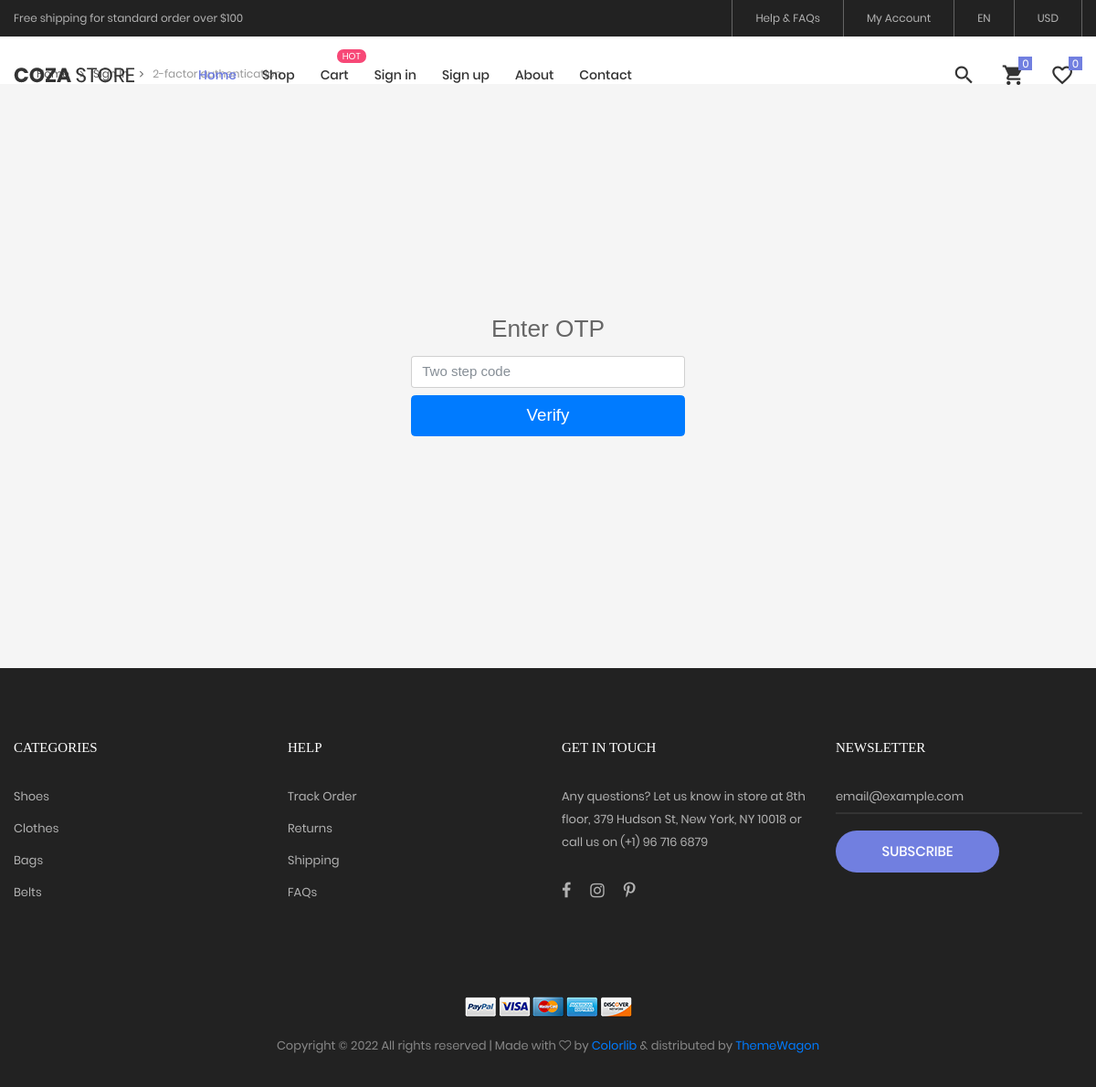
Page /account/otp-verification/ on the committed database.
### store/models.py (models this page shows, shortened)
class Category(MPTTModel):
    name = models.CharField(max_length=100, verbose_name=_("category name"), help_text=_("format: required max-100"),)
    slug = models.SlugField(max_length=150, verbose_name=_("category safe url"), help_text=_("format: required letters, numbers, underscore or hyphen"))
    is_active = models.BooleanField(default=True)
    parent = TreeForeignKey("self", on_delete=models.PROTECT, null=True, blank=True, verbose_name=_("parent of category"), help_text=_("format: not required"))
    class MPTTMeta:
        order_insertion_by = ["name"]
    class Meta:
        verbose_name = _("product category")
        verbose_name_plural = _("product categories")

### account/views.py (the view, shortened to what this page needs)
# urls.py: path("otp-verification/", views.two_factor_auth, name="tf_verification"),
def two_factor_auth(request):
  form = TwoStepForm()
  return render(request, "account/tf_auth.html", {"form": form})

### account/forms.py
class TwoStepForm(forms.ModelForm):
  two_step_code = forms.CharField(max_length=6, required=True, widget=forms.TextInput(attrs={
      "class": "form-control",
      "placeholder": "Code..."
  }))
  class Meta:
    model = UserToken
    fields = ("two_step_code",)

### cart/context_processors.py (called while the page is built)
def cart(request):
  try:
    cart = Cart.objects.prefetch_related(
      "items__product__media",
      "items__attributes__attribute_value").filter(user=request.user).get()
  except:
    cart = None
  return {
    "cart": cart,
  }

### cart/request.py (called while the page is built)
def RequestMiddleware(get_response):
    def middleware(request):
        models.exposed_request = request
        response = get_response(request)
        return response
    return middleware

### store/context_processors.py (called while the page is built)
def store(request):
  return {
    "categories": Category.objects.prefetch_related("parent").all(),
  }

### account/templates/account/tf_auth.html (shortened to what this page needs)
{% extends "base.html" %}
{% load static %}
{% load widget_tweaks %}
{% block style %}
  <link href="{% static "signin.css" %}" rel="stylesheet" />
{% endblock %}
{% block content %}
	<div class="container">
		<div class="bread-crumb flex-w p-l-25 p-r-15 p-t-30 p-lr-0-lg">
			<a href="{% url "store:home" %}" class="stext-109 cl8 hov-cl1 trans-04">
			</a>
			<a href="{% url "account:login" %}" class="stext-109 cl8 hov-cl1 trans-04">
				<i class="fa fa-angle-right m-l-9 m-r-10" aria-hidden="true"></i>
			</a>
			<span class="stext-109 cl4">
				2-factor authentication
			</span>
		</div>
	</div>
	<section class="text-center">
		<div class="form-signin w-100 m-auto">
      <form method="post">
        <h1 class="h3 mb-3 fw-normal">Enter OTP</h1>
        {% for field in form %}
        <div class="form-floating">
          {% render_field field class="mb-2 form-control" placeholder=field.label %}
        </div>
        {% endfor %}
        <button class="w-100 btn btn-lg btn-primary" type="submit">
          Verify
        </button>
      </form>
		</div>
	</section>
{% endblock %}

### templates/partials/footer.html (shortened to what this page needs)
{% load static %}
<footer class="bg3 p-t-75 p-b-32">
  <div class="container">
    <div class="row">
      <div class="col-sm-6 col-lg-3 p-b-50">
        <h4 class="stext-301 cl0 p-b-30">Categories</h4>
        <ul>
          {% for category in categories %}
          {% if category.is_root_node %}
          <li class="p-b-10">
            <a href="#" class="stext-107 cl7 hov-cl1 trans-04"> {{ category.name }}</a>
          </li>
          {% endif %}
          {% endfor %}
        </ul>
      </div>
      <div class="col-sm-6 col-lg-3 p-b-50">
        <h4 class="stext-301 cl0 p-b-30">Help</h4>
        <ul>
          <li class="p-b-10">
            <a href="#" class="stext-107 cl7 hov-cl1 trans-04"> Track Order </a>
          </li>
          <li class="p-b-10">
            <a href="#" class="stext-107 cl7 hov-cl1 trans-04"> Returns </a>
          </li>
          <li class="p-b-10">
            <a href="#" class="stext-107 cl7 hov-cl1 trans-04"> Shipping </a>
          </li>
          <li class="p-b-10">
            <a href="#" class="stext-107 cl7 hov-cl1 trans-04"> FAQs </a>
          </li>
        </ul>
      </div>
      <div class="col-sm-6 col-lg-3 p-b-50">
        <h4 class="stext-301 cl0 p-b-30">GET IN TOUCH</h4>
        <p class="stext-107 cl7 size-201">
          Any questions? Let us know in store at 8th floor, 379 Hudson St, New
          York, NY 10018 or call us on (+1) 96 716 6879
        </p>
        <div class="p-t-27">
          <a href="#" class="fs-18 cl7 hov-cl1 trans-04 m-r-16">
            <i class="fa fa-facebook"></i>
          </a>
          <a href="#" class="fs-18 cl7 hov-cl1 trans-04 m-r-16">
            <i class="fa fa-instagram"></i>
          </a>
          <a href="#" class="fs-18 cl7 hov-cl1 trans-04 m-r-16">
            <i class="fa fa-pinterest-p"></i>
          </a>
        </div>
      </div>
      <div class="col-sm-6 col-lg-3 p-b-50">
        <h4 class="stext-301 cl0 p-b-30">Newsletter</h4>
        <form>
          <div class="wrap-input1 w-full p-b-4">
            <input
              class="input1 bg-none plh1 stext-107 cl7"
              type="text"
              name="email"
              placeholder="email@example.com"
            />
          </div>
          <div class="p-t-18">
            <button
              class="flex-c-m stext-101 cl0 size-103 bg1 bor1 hov-btn2 p-lr-15 trans-04"
            >
              Subscribe
            </button>
          </div>
        </form>
      </div>
    </div>
    <div class="p-t-40">
      <div class="flex-c-m flex-w p-b-18">
        <a href="#" class="m-all-1">
          <img src="{% static "images/icons/icon-pay-01.png" %}" alt="ICON-PAY">
        </a>
        <a href="#" class="m-all-1">
          <img src="{% static "images/icons/icon-pay-02.png" %}" alt="ICON-PAY">
        </a>
        <a href="#" class="m-all-1">
          <img src="{% static "images/icons/icon-pay-03.png" %}" alt="ICON-PAY">
        </a>
        <a href="#" class="m-all-1">
          <img src="{% static "images/icons/icon-pay-04.png" %}" alt="ICON-PAY">
        </a>
        <a href="#" class="m-all-1">
          <img src="{% static "images/icons/icon-pay-05.png" %}" alt="ICON-PAY">
        </a>
      </div>
      <p class="stext-107 cl6 txt-center">
        Copyright &copy;
        All rights reserved | Made with
        <i class="fa fa-heart-o" aria-hidden="true"></i> by
        <a href="https://colorlib.com" target="_blank">Colorlib</a> &amp;
        distributed by
        <a href="https://themewagon.com" target="_blank">ThemeWagon</a>
      </p>
    </div>
  </div>
</footer>

### static/css/main.css (style rules this page uses)
.container { max-width: 1380px; }
@media (max-width: 1600px) { .container { max-width: 1200px; } }
.cl0 { color: #fff; }
.cl4 { color: #999; }
.cl6 { color: #888; }
.cl7 { color: #b2b2b2; }
.cl8 { color: #555; }
.stext-101 { font-family: Poppins-Medium; font-size: 15px; line-height: 1.466667; text-transform: uppercase; }
.stext-107 { font-family: Poppins-Regular; font-size: 13px; line-height: 1.923; }
.stext-109 { font-family: Poppins-Regular; font-size: 12px; line-height: 1.833333; }
.stext-301 { font-family: Montserrat-Bold; font-size: 15px; line-height: 1.6; text-transform: uppercase; }
.size-103 { min-width: 179px; height: 46px; }
.size-201 { max-width: 270px; }
.bg-none { background-color: transparent; }
.bg1 { background-color: #717fe0; }
.bg3 { background-color: #222; }
.bor1 { border-radius: 23px; }
.wrap-input1 { position: relative; border-bottom: 2px solid rgba(204,204,204, 0.1); }
.input1 { background-color: transparent; width: 100%; }

### static/signin.css (style rules this page uses)
html, section { height: 80%; }
section { display: flex; align-items: center; padding-top: 40px; padding-bottom: 40px; background-color: #f5f5f5; }
.form-signin { max-width: 330px; padding: 15px; }

### rows in the picture
Category: name "Shoes"
Category: name "Clothes"
Category: name "Bags"
Category: name "Belts"
